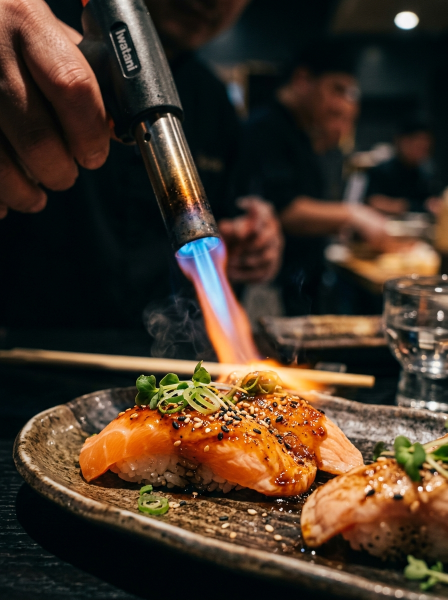
#> input picture imagens/cozinha-macaricado-novo.jpg, 896 x 1200 px, given in place of gi_52_620906544_18081635108258427_8652807392985228295_n.webp, which was not available (shown at 1/2 size)
$ python assets.py
#> lines starting #> are read from the running program, lines starting #| are printed output that depends on the picture
# Gera os WebP do site a partir de imagens/ (fotos reais do cliente).
# Só recorte e redimensionamento — nenhuma edição generativa.
from PIL import Image
import os
SRC = 'imagens/'
OUT = 'site/assets/'
# slug: (arquivo, caixa de recorte (x0,y0,x1,y1) ou None)
JOBS = {
  'hero-barca':        ('imgi_52_620906544_18081635108258427_8652807392985228295_n.webp', None),
  'rodizio-combinado': ('imgi_39_627131120_18082742420258427_616791787464466542_n.webp', (0, 180, 1080, 900)),
  'cozinha-macaricado':('imgi_40_627267597_18082742084258427_8721984227119165049_n.webp', None),
  'mesa-drink':        ('imgi_51_622258745_18081635171258427_3924805418943956712_n.webp', (0, 150, 1080, 1080)),
  'prato-nigiri':      ('imgi_48_621444433_18081637847258427_4339693769679083255_n.webp', None),
  'prato-temaki':      ('imgi_56_620913433_18081339719258427_7178080884564385026_n.webp', None),
  'prato-sobremesa':   ('imgi_50_621667266_18081637721258427_5474182699686806730_n.webp', (0, 135, 810, 1080)),
  'salao':             ('imgi_35_627217937_885143564416399_5105713595733235477_n.jpg', None),
  'logo':              ('imgi_2_124437197_1029577584208432_5557183287504664921_n.jpg', None),
}
for slug, (f, box) in JOBS.items():
    im = Image.open(SRC + f).convert('RGB')
#> im is the input picture: PIL image 896x1200 RGB; mean R, G, B 70.6, 54.7, 39.9
    if box: im = im.crop(box)
    w, h = im.size
#> w = 896; h = 1200
    # degraus: 400 (celular), 800 e a largura original
    for tw in sorted({min(400, w), min(800, w), w}):
        out = im if tw == w else im.resize((tw, round(h * tw / w)), Image.LANCZOS)
        name = f'{OUT}{slug}-{tw}.webp'
        out.save(name, 'WEBP', quality=80, method=6)
        print(name, out.size, os.path.getsize(name) // 1024, 'KB')
#> this loop made 3 passes
#> pass 1, `out = im if tw == w else im.resize((tw, round(h * tw / w)), Image.LANC..`:
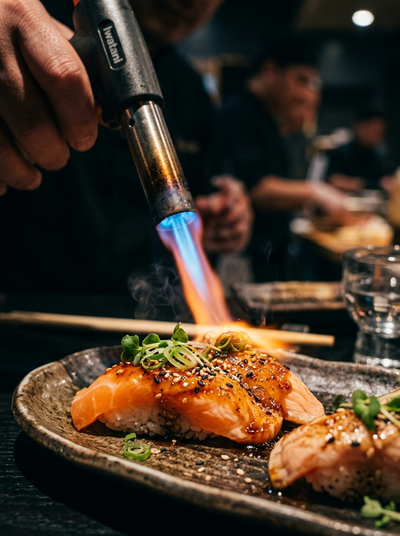
#> out: PIL image 400x536 RGB; mean R, G, B 70.6, 54.7, 40
#> pass 2 of the loop `for slug, (f, box) in JOBS.items():`:
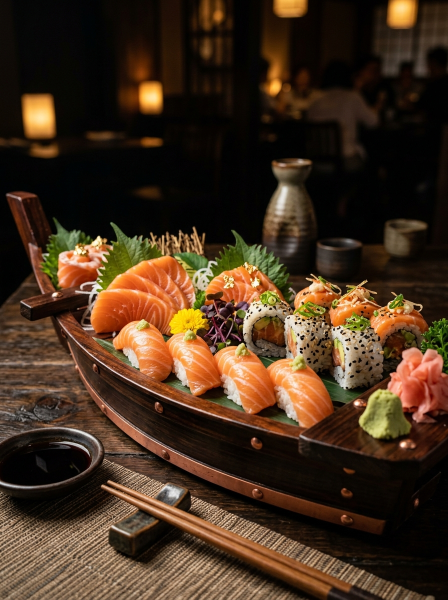
#> input picture imagens/hero-barca-novo.jpg, 896 x 1200 px, given in place of mgi_39_627131120_18082742420258427_616791787464466542_n.webp, which was not available (shown at 1/2 size)
#> im is the input picture: PIL image 896x1200 RGB; mean R, G, B 69.7, 48.5, 29.8
#> `if box: im = im.crop(box)`:
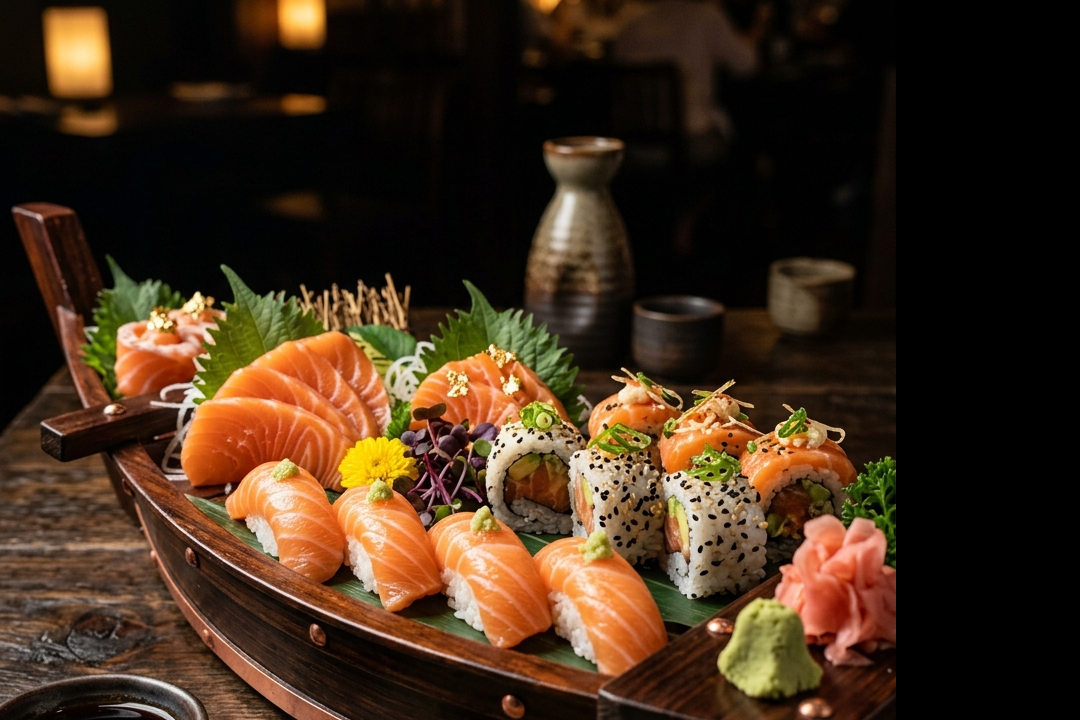
#> im: PIL image 1080x720 RGB; mean R, G, B 65.2, 44.9, 26.5
#> the loop `for tw in sorted({min(400, w), min(800, w), w}):` made 3 passes
#| site/assets/rodizio-combinado-400.webp (400, 267) 17 KB
#| site/assets/rodizio-combinado-800.webp (800, 533) 43 KB
#| site/assets/rodizio-combinado-1080.webp (1080, 720) 62 KB
#> pass 1, `out = im if tw == w else im.resize((tw, round(h * tw / w)), Image.LANC..`:
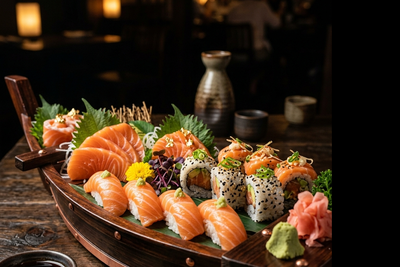
#> out: PIL image 400x267 RGB; mean R, G, B 65.2, 44.9, 26.6
#> (the run stopped early here; a loop or call above may not have finished)
